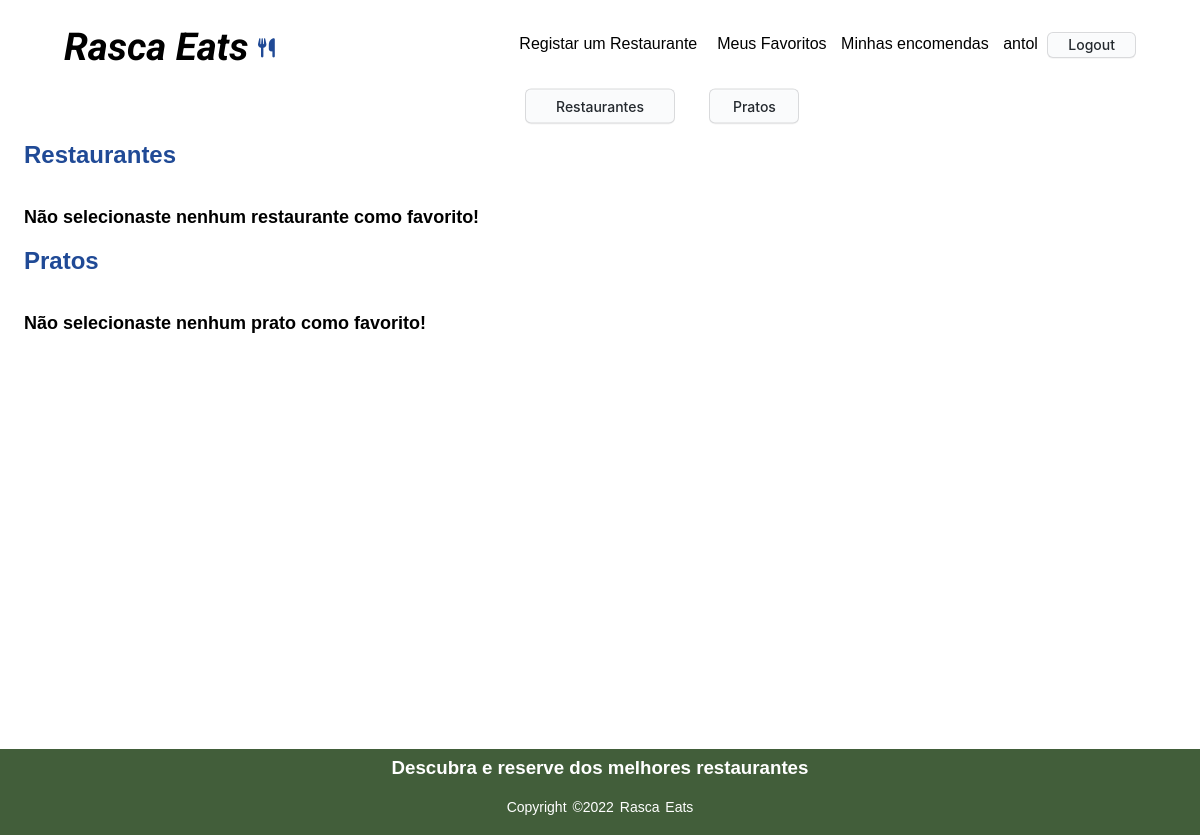
The page /pages/favorites.php (signed in) on the database as committed earlier.
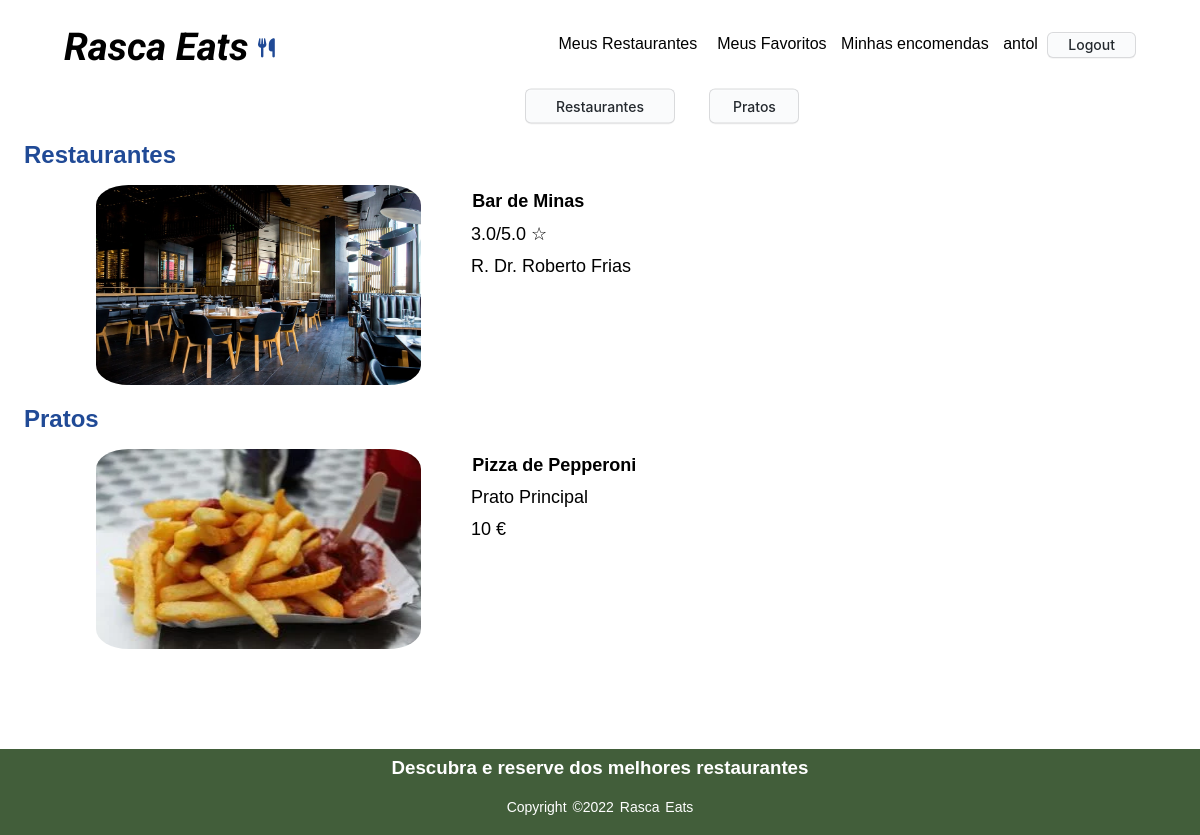
The same page on the database as committed later.
### tables this page shows
CREATE TABLE Restaurant(
    restaurantId integer PRIMARY KEY,
    restaurantName varchar NOT NULL,
    adress varchar NOT NULL,
    category varchar NOT NULL,
    phoneNumber integer NOT NULL,
    rating real NOT NULL ON CONFLICT REPLACE DEFAULT 0.0,
    ownerId integer NOT NULL,
    photo varchar NOT NULL,
    CONSTRAINT fk_clientId FOREIGN KEY (ownerId)
        REFERENCES Client(clientId)
        ON DELETE CASCADE
        ON UPDATE CASCADE
);

CREATE TABLE Dish(
    dishId integer PRIMARY KEY,
    restaurantId integer NOT NULL,
    dishName varchar NOT NULL,
    price real NOT NULL,
    category varchar NOT NULL,
    photo varchar NOT NULL,
    CONSTRAINT fk_restaurantId FOREIGN KEY (restaurantId)
        REFERENCES Restaurant(restaurantId) 
        ON DELETE CASCADE
        ON UPDATE CASCADE
);

### sql/restaurant.class.php (called while the page is built, shortened)
<?php
    class Restaurant {
        static function setRating($restaurantId, float $newRating, PDO $db) {
            $stmt = $db->prepare('UPDATE Restaurant SET rating = ? WHERE restaurantId = ?');
            $stmt->execute(array($newRating, $restaurantId));
        }
        static function getRating($db, $restaurantId){
            $stmt = $db->prepare('SELECT sum(rating) AS sum FROM Comments WHERE RestaurantId = ?');
            $stmt->execute(array($restaurantId));
            $sum = $stmt->fetch()['sum'];
            $stmt = $db->prepare('SELECT count(*) AS count FROM Comments WHERE RestaurantId = ?');
            $stmt->execute(array($restaurantId));
            $count = $stmt->fetch()['count'];
            $sum = number_format($sum,1);
            if($sum != 0.0){
                $rating = number_format($sum / $count,1);
            }
            else{
                $rating = number_format(0,1);
            }
            Restaurant::setRating($restaurantId,$rating,$db);
            return $rating;
        }
        static function getFavorites($db, $clientId){
            $stmt = $db->prepare('SELECT Restaurant.restaurantId AS restaurantId, restaurantName, adress, category, phoneNumber, rating, ownerId, photo FROM FavRestaurant JOIN Restaurant using(restaurantId) WHERE clientId = ?');
            $stmt->execute(array($clientId));
            return $stmt->fetchAll();
        }
    }
?>

### sql/dish.class.php (called while the page is built, shortened)
<?php
    class Dish{
        static function getFavorites($db, $clientId){
            $stmt = $db->prepare('SELECT Dish.dishId AS dishId, restaurantId, dishName, price, category, photo FROM FavDish JOIN Dish using(dishId) WHERE clientId = ?');
            $stmt->execute(array($clientId));
            return $stmt->fetchAll();
        }
    }
?>

### templates/favorites.php (the view, shortened to what the changed rows need)
<?php
require_once(__DIR__. '/../templates/common.php');
?>
<?php
    function output_favorites($db, $favRestaurants,$favDishes){
        $i = 0; ?>
        <div id = "all_favorites">
        <section id = "restaurantes">
            <h2>Restaurantes</h2>
            <?php if(!$favRestaurants){?>
                <span class = "bold"><p>Não selecionaste nenhum restaurante como favorito!</p></span>
            <?php
            }?>
            <?php foreach($favRestaurants as $restaurant){
                $rating = Restaurant::getRating($db,$restaurant['restaurantId']);?>
                <article>
                    <a href="../pages/restaurant.php?id=<?php echo $restaurant['restaurantId']?>"><img src="<?php echo $restaurant['photo']?>"alt="Restaurant photo" width="300px" height = "300px"></a>
                    <section id = "desc"><a href="../pages/restaurant.php?id=<?php echo $restaurant['restaurantId']?>"><p><?php echo $restaurant['restaurantName']?></p></a>
                    <p><?php echo $rating ?>/5.0 ☆</p>
                    <p><?php echo $restaurant['adress']?></p></section>
                </article>
            <?php } ?>
        </section>
        <section id = "pratos">
            <h2>Pratos</h2>
            <?php if(!$favDishes){?>
                <span class = "bold"><p>Não selecionaste nenhum prato como favorito!</p></span>
            <?php
            }?>
            <?php foreach($favDishes as $dish){ ?>
                <article >
                    <a href="../pages/restaurant.php?id=<?php echo $dish['restaurantId']?>"><img src="<?php echo $dish['photo']?>"alt="Dish photo" width="300px" height = "300px"></a>
                    <section id ="desc"><a href="../pages/restaurant.php?id=<?php echo $dish['restaurantId']?>"><p><?php echo $dish['dishName']?></p></a>
                    <p><?php echo $dish['category']?></p>
                    <p><?php echo $dish['price']?></p></section>
                </article>
            <?php } ?>
        </section>
        </div>
<?php    } ?>

### templates/common.php (shortened to what the changed rows need)
<?php
     function drawLogoutForm(string $name, $db) {
        $stmt = $db->prepare('SELECT * FROM Restaurant WHERE ownerId = ?');
        $stmt->execute(array($_SESSION['id']));
        $isOwner = $stmt->fetch();
    ?>
  <form action="../actions/action_logout.php" method="post" class="logout">
    <?php
    if($isOwner){ ?>
        <a href="../pages/restaurants.php">Meus Restaurantes<a>
    <?php }
    else{ ?>
        <a href="../pages/register_restaurant.php">Registar um Restaurante<a> <?php
    } ?>
    <a href="../pages/favorites.php">Meus Favoritos</a>
    <a href="../pages/orders.php">Minhas encomendas</a>
    <a href="../pages/profile_page.php"><?=$name?></a>
    <button class="button-4" role="button">Logout</button>
  </form>
<?php } ?>
<?php function output_header_wo_search($db){ ?>
  <header>
        <h1><a href="../pages/front_page.php">Rasca Eats</a></h1>
        <div class = "l" id="loginForm">
            <?php
            if (isset($_SESSION['id'])){
                    drawLogoutForm($_SESSION['name'], $db);
                  ?>
<?php            }
            else{ ?>
                    <div class="login">
                        <a href="../pages/login_register.php">Login | Register</a>
                    </div>
<?php       }
                ?>
        </div>
    </header>
<?php } ?>

Rows that differ between the two databases and show on the page:
now on this page (row edited): restaurant: photo (picture), restaurantName "Bar de Minas", rating "3.0", adress "R. Dr. Roberto Frias"
added dish: photo (picture), dishName "Pizza de Pepperoni", category "Prato Principal", price "10"
Other text that changed with them:
text no longer shown: "Registar um Restaurante Não selecionaste nenhum restaurante como favorito! Não selecionaste nenhum prato como favorito!"
text now shown: "Meus Restaurantes"
